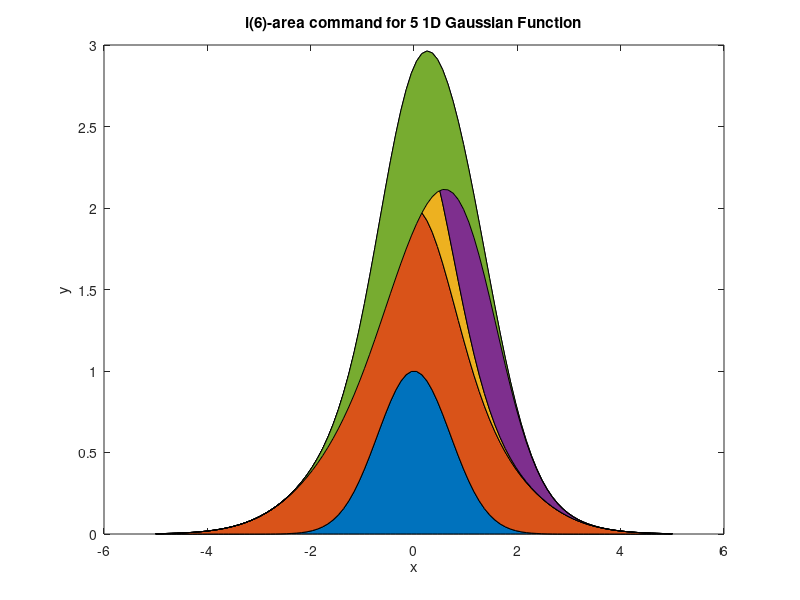

This chart was generated by the following MATLAB code:
lambd=[1,1,0.5,1,-1];
sigma=[1,0.25,1,1,1];
mux=[0,0,0,1,0];
x=linspace(-5,5,100);
y=lambd(1)*exp(-sigma(1)*(x-mux(1)).*(x-mux(1)));
y(2,:)=lambd(2)*exp(-sigma(2)*(x-mux(2)).*(x-mux(2)));
y(3,:)=lambd(3)*exp(-sigma(3)*(x-mux(3)).*(x-mux(3)));
y(4,:)=lambd(4)*exp(-sigma(4)*(x-mux(4)).*(x-mux(4)));
y(5,:)=lambd(5)*exp(-sigma(5)*(x-mux(5)).*(x-mux(5)));

area(x,y(1,:))
xlabel('x')
ylabel('y')
title('i(1)-1D Gaussian Function:  lambd=1, sigma=1, mux=0')
area(x,y(2,:))
xlabel('x')
ylabel('y')
title('i(2)-1D Gaussian Function:  lambd=1, sigma=0.25, mux=0')
area(x,y(3,:))
xlabel('x')
ylabel('y')
title ('i(3)-1D Gaussian Function:  lambd=0.5, sigma=1, mux=0')
area(x,y(4,:))
xlabel('x')
ylabel('y')
title('i(4)-1D Gaussian Function: lambd=1, sigma=1, ux=1')
area(x,y(5,:))
xlabel('x')
ylabel('y')
title('i(5)-1D Gaussian Function: lambd=-1, sigma=1, ux=0')
area(x,y')
xlabel('x')
ylabel('y')
title('i(6)-area command for 5 1D Gaussian Function')